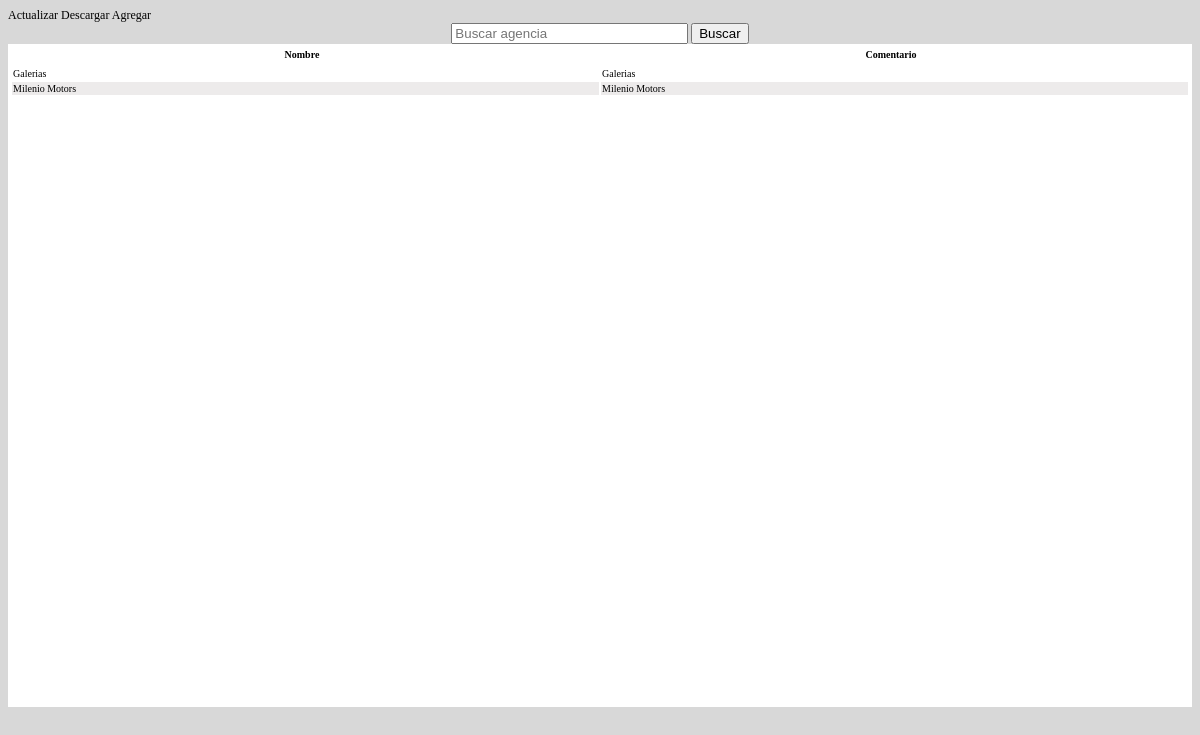
The page /Sistemas/Contenido/Agencia/Panel.php on the database its author committed.
### tables this page shows
CREATE TABLE `_agencia` (
  `id` int(10) unsigned NOT NULL auto_increment,
  `_agencia_nombre` text,
  `comentario` longtext,
  `fechacreacion` text,
  PRIMARY KEY  (`id`)
);

### Sistemas/Contenido/Agencia/Panel.php (the view, shortened to what this page needs)
<?php
	include("../../conexion.php");
	if(isset($_POST['buscar'])){
		$buscar = $_POST['buscar'];
	}else{
		$buscar = "";
	}
?>
<!doctype html>
<html>
<head>
</head>
	<LINK href="../../CSS/contenido.css" rel="stylesheet" type="text/css">
	<LINK href="../../CSS/modal_userpic.css" rel="stylesheet" type="text/css">
	<LINK href="../../CSS/General.css" rel="stylesheet" type="text/css">
<body>
	<caption id="botones" style="text-align: right" class="elemento">
		<a href="#" onClick="javascript:window.location.reload();">Actualizar</a>
		<a href="#" onClick="descargarExcel()">Descargar</a>
		<a href="Nuevo.php">Agregar</a>
		<center>
			<div id="busqueda">
				<form action="Panel.php" method="POST">
					<input type="search" placeholder="Buscar agencia" width="30%" name="buscar" value="<?php echo $buscar;?>">
					<button name="" type="submit">Buscar</button>
				</form>
			</div>
		</center>
	</caption>
	<center>
		<div id="informacion" class="fixedHeaderTable">
			<table id="datos" width="100%">
				<thead>
				<tr>
					<th class="td">Nombre</th>
					<th class="td">Comentario</th>
				</tr>
				</thead>
				<tbody>
					<?php
						$sql = "SELECT * FROM _agencia WHERE (_agencia_nombre LIKE '%$buscar%')";
						$resUsuario = mysql_query($sql,$conex) or die (mysql_error());
						while($row = mysql_fetch_array($resUsuario)){
					?>
					<tr>
            			<TD class="td">
							<a href="Editar.php?id=<?php echo $row["id"]?>"><?php echo $row['_agencia_nombre']; ?></a>
						</TD>
            			<TD class="td"><?php echo $row['comentario']; ?></TD>
					</tr>
					<?php } ?>
				</tbody>
			</table>
		</div>
	</center>
</body>
</html>

### Sistemas/CSS/contenido.css (style rules this page uses)
body { background: #D8D8D8; font-size: 12px; }
#informacion { width: 100%; height: 25%; }
input[type="search"] { width: 20%; }
tbody a { text-decoration: none; color: black; }
th { background-color: white; color: black; }
table { font-size: 10px; width: 100%; border: none; color: black; background: white; }
th,td { width: 90vh; border: none; }
thead>tr { position: relative; display: block; width: 100%; }
tbody { display: block; height: 80vh; width: 100%; overflow: auto; }
tr:nth-child(2n) { background: none repeat scroll 0 0 #edebeb; }

### Sistemas/CSS/General.css (style rules this page uses)
a { color: black; text-decoration: none; }

### Sistemas/Contenido/Agencia/Panel.php (style rules this page uses)
#datos { height: 50%; }
.td { width: 50%; width: 500vh; width: 500mh; }

### rows shown on the page
_agencia: _agencia_nombre "Galerias", comentario "Galerias"
_agencia: _agencia_nombre "Milenio Motors", comentario "Milenio Motors"
